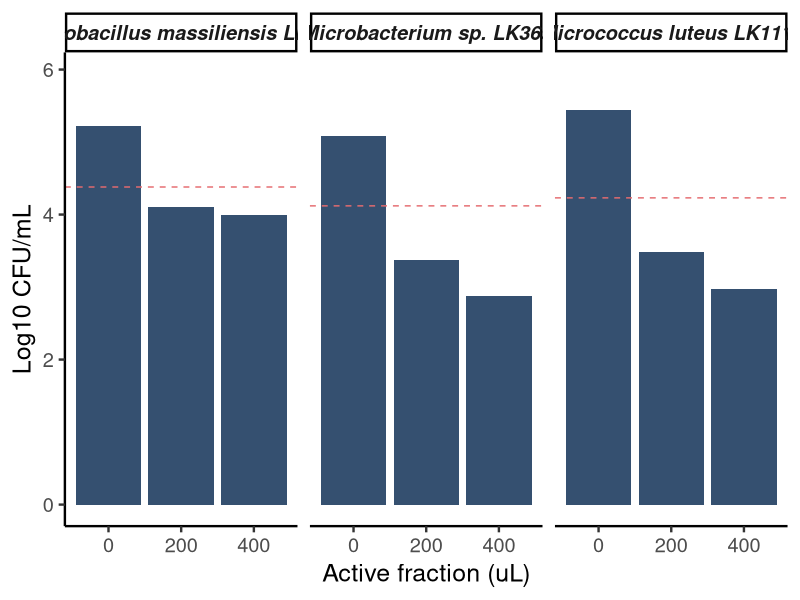
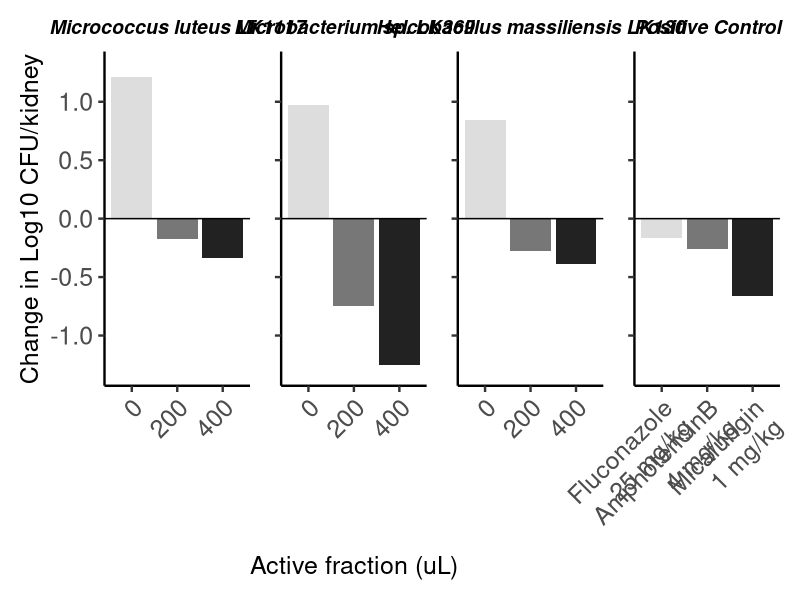

Source code (R) for these figures, in order:
# Load library
library(ggplot2)
library(dplyr)
library(patchwork)
library(stringr)

color <- c("#355070", "#6D597A" ,"#B56576", "#E56B6F", "#EAAC8B", "#F1E9DA")

# Create the data frame
data <- data.frame(
  Sample = factor(rep(c("Helcobacillus massiliensis LK130", "Microbacterium sp. LK369", "Micrococcus luteus LK1117"), each=3)),
  Dose = factor(rep(c("0", "200", "400"), 3), levels=c("0", "200", "400")),
  Starting = rep(c(4.38, #LK130
                   4.12, #LK369
                   4.23), #LK1117
                 each=3),
  Change = c(0.84, -0.28, -0.39, # LK130
             0.97, -0.75, -1.25, # LK369
             1.21, -0.17, -0.34), # LK1117
  Ending = c(5.22, 4.10, 3.99, # LK130
             5.09, 3.37, 2.87, # LK369
             5.44, 3.48, 2.98) #LK1117
)

data %>%
  mutate(Sample = factor(Sample, levels = c("Micrococcus luteus LK1117", "Microbacterium sp. LK369", "Helcobacillus massiliensis LK130"))) %>%
  ggplot(aes(x=Dose, y=Ending)) +
  geom_bar(stat="identity", fill="#355070") +
  geom_hline(data=data.frame(Sample=c("Micrococcus luteus LK1117", "Microbacterium sp. LK369", "Helcobacillus massiliensis LK130"), yint=c(4.23, 4.12, 4.38)),
             aes(yintercept=yint), linetype="dashed", color="#E56B6F") +
  labs(x="Active fraction (uL)", y="Log10 CFU/mL") +
  facet_wrap(~Sample) +
  theme_classic(base_size = 18) +
  ylim(0, max(data$Ending) + 0.5) +
  theme(strip.text = element_text(face = "bold.italic"))


p1 <- data %>%
  filter(Sample == "Micrococcus luteus LK1117") %>%
  mutate(Sample = factor(Sample, levels = c("Micrococcus luteus LK1117", "Microbacterium sp. LK369", "Helcobacillus massiliensis LK130"))) %>%
  ggplot(aes(x=Dose, y=Change, fill = Dose)) +
  geom_bar(stat="identity") +
  scale_fill_manual(values = c("#dddddd", "#777777", "#222222")) +
  geom_hline(yintercept=0, linetype="solid", color="black") + 
  labs(x="Active fraction (uL)", y="Change in Log10 CFU/kidney") +
  #facet_wrap(~Sample, labeller = label_wrap_gen(width=10)) +
  theme_classic(base_size = 18) +
  ylim(-1.3, 1.3) +
  labs(x = NULL) +
  theme(strip.text = element_text(face = "bold.italic"),
        axis.text.x = element_text(size = 18, angle = 45, hjust = 1),
        axis.text.y = element_text(size = 18),
        legend.position = "none", 
        plot.title = element_text(face = "bold.italic", hjust = 0.5, size = 14)) +
  ggtitle("Micrococcus luteus LK1117")

p2 <- data %>%
  filter(Sample == "Microbacterium sp. LK369") %>%
  mutate(Sample = factor(Sample, levels = c("Micrococcus luteus LK1117", "Microbacterium sp. LK369", "Helcobacillus massiliensis LK130"))) %>%
  ggplot(aes(x=Dose, y=Change, fill = Dose)) +
  geom_bar(stat="identity") +
  scale_fill_manual(values = c("#dddddd", "#777777", "#222222")) +
  geom_hline(yintercept=0, linetype="solid", color="black") + 
  labs(x="Active fraction (uL)", y="Change in Log10 CFU/kidney") +
  #facet_wrap(~Sample, labeller = label_wrap_gen(width=10)) +
  theme_classic(base_size = 18) +
  ylim(-1.3, 1.3) +
  labs(y = NULL) +
  theme(strip.text = element_text(face = "bold.italic"),
        axis.text.x = element_text(size = 18, angle = 45, hjust = 1),
        axis.text.y = element_blank(),
        #axis.ticks.y = element_blank(),
        legend.position = "none", 
        plot.title = element_text(face = "bold.italic", hjust = 0.5, size = 14)) +
  ggtitle("Microbacterium sp. LK369")

p3 <- data %>%
  filter(Sample == "Helcobacillus massiliensis LK130") %>%
  mutate(Sample = factor(Sample, levels = c("Micrococcus luteus LK1117", "Microbacterium sp. LK369", "Helcobacillus massiliensis LK130"))) %>%
  ggplot(aes(x=Dose, y=Change, fill = Dose)) +
  geom_bar(stat="identity") +
  scale_fill_manual(values = c("#dddddd", "#777777", "#222222")) +
  geom_hline(yintercept=0, linetype="solid", color="black") + 
  labs(x="Active fraction (uL)", y="Change in Log10 CFU/kidney") +
  #facet_wrap(~Sample, labeller = label_wrap_gen(width=10)) +
  theme_classic(base_size = 18) +
  ylim(-1.3, 1.3) +
  labs(y = NULL, x = NULL) +
  theme(strip.text = element_text(face = "bold.italic"),
        axis.text.x = element_text(size = 18, angle = 45, hjust = 1),
        axis.text.y = element_blank(),
        #axis.ticks.y = element_blank(),
        legend.position = "none", 
        plot.title = element_text(face = "bold.italic", hjust = 0.5, size = 14)) +
  ggtitle("Helcobacillus massiliensis LK130")

# Add antifungal positive control data
data1 <- data.frame(
  Sample = factor(rep(c("Fluconazole 25 mg/kg", "AmphotericinB 4 mg/kg", "Micafungin 1 mg/kg"), each = 3)), 
  Dose = factor(rep(c("Rep1", "Rep2", "Rep3"), 3), levels=c("Rep1", "Rep2", "Rep3")),
  Change = c(-0.12, -0.20, -0.18, # Fluconazole 25 mg/kg
             -0.25, -0.23, -0.30, # Amphotericin B 4 mg/kg
             -0.77, -0.52, -0.69) # Micafungin 1 mg/kg
)

p4 <- data1 %>%
  mutate(Sample = factor(Sample, levels = c("Fluconazole 25 mg/kg", "AmphotericinB 4 mg/kg", "Micafungin 1 mg/kg"))) %>%
  group_by(Sample) %>%
  dplyr::summarise(MeanChange = mean(Change)) %>%
  ggplot(aes(x=Sample, y=MeanChange, fill = Sample)) +
  geom_bar(stat="identity") +
  scale_fill_manual(values = c("#dddddd", "#777777", "#222222")) +
  scale_x_discrete(labels = function(x) str_wrap(x, width = 10)) +
  geom_hline(yintercept=0, linetype="solid", color="black") + 
  labs(x=NULL, y="Change in Log10 CFU/kidney") +
  #facet_wrap(~Sample, labeller = label_wrap_gen(width=10)) +
  theme_classic(base_size = 18) +
  ylim(-1.3, 1.3) +
  labs(y = NULL) +
  theme(strip.text = element_text(face = "bold.italic"),
        axis.text.x = element_text(size = 18, angle = 45, hjust = 1),
        legend.position = "none",
        axis.text.y = element_blank(),
        #axis.ticks.y = element_blank(),
        plot.title = element_text(face = "bold.italic", hjust = 0.5, size = 14)) +
  ggtitle("Positive Control")

plot <- p1 + p2 + p3 + p4 + plot_layout(ncol = 4, widths = c(1, 1, 1, 1))
plot
